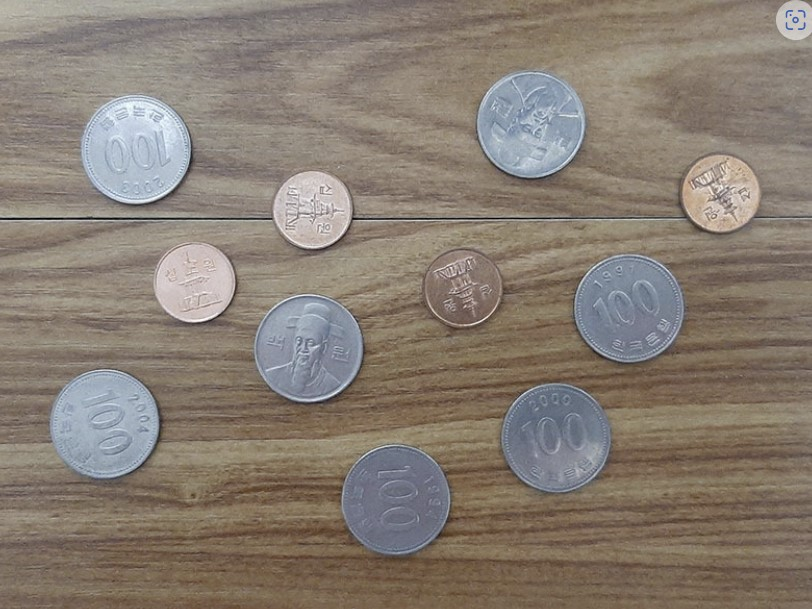
#> input picture coin3.jpg, 812 x 609 px
$ python bohee.py
#> lines starting #> are read from the running program, lines starting #| are printed output that depends on the picture; after the words box and inside, x2 and y2 are one past the last pixel; in counts of white or black regions, pixels touching at a corner belong together
import cv2
import numpy as np

# Image Read
src = cv2.imread('coin3.jpg')
#> src is the input picture: shape (609, 812, 3); mean B, G, R 114.4, 125, 135.6

# Convert Image to Gray
gray = cv2.cvtColor(src, cv2.COLOR_BGR2GRAY)
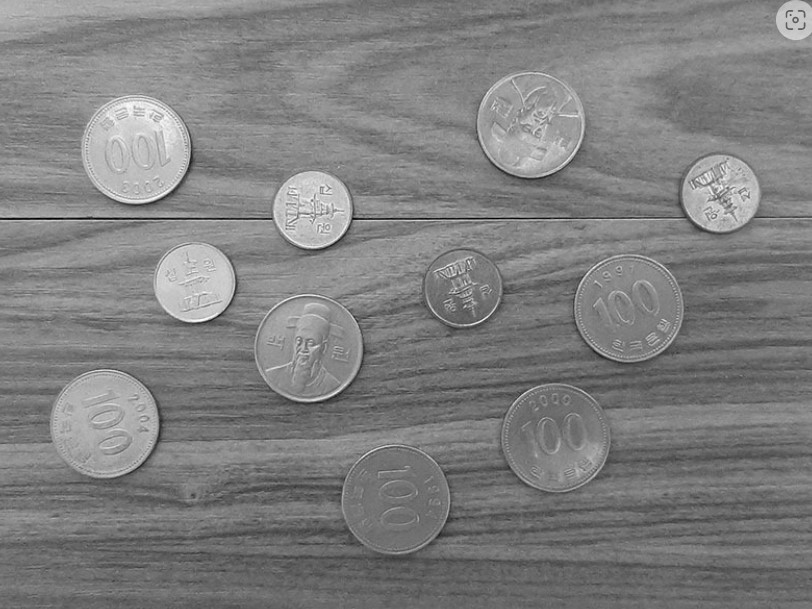
#> gray: shape (609, 812); min 1, max 254, mean 127

#Apply Gaussian filter
blr = cv2.GaussianBlur(gray, (0, 0), 1)

# Circle detection
circles = cv2.HoughCircles(blr, cv2.HOUGH_GRADIENT, 1, 30, param1=130, param2=40, minRadius=15, maxRadius=100)
#> circles = [[104.5, 422.5, 54.5], [134.5, 148.5, 53.9], [530.5, 124.5, 52.7], [394.5, 498.5, 55.4], [628.5, 309.5, 53.5], [556.5, 437.5, 54.1], [193.5, 281.5, 40.3], [308.5, 346.5, 54.3], [312.5, 208.5, 39.3], [461.5, 286.5, 40.2], [719.5, 193.5, 38.6]]

sum_of_money = 0
dst = src.copy()

coin_1=0
coin_2=0
coin_3=0
coin_4=0


# Output Results
if circles is not None:
    for i in range(circles.shape[1]):
        cx, cy, radius = circles[0][i]
        cv2.circle(dst, (int(cx), int(cy)), int(radius), (0, 0, 255), 2, cv2.LINE_AA)

        # 동전 영역 부분 영상 추출
        x1 = int(cx - radius)
        y1 = int(cy - radius)
        x2 = int(cx + radius)
        y2 = int(cy + radius)
        radius = int(radius)

        crop = dst[y1:y2, x1:x2, :]
        ch, cw = crop.shape[:2]

        # 동전 영역에 대한 ROI 마스크 영상 생성
        mask = np.zeros((ch, cw), np.uint8)
        cv2.circle(mask, (cw//2, ch//2), radius, 255, -1)

        # 동전 영역 Hue 색 성분을 +40 시프트하고, Hue 평균을 계산
        hsv = cv2.cvtColor(crop, cv2.COLOR_BGR2HSV)
        hue, _, _ = cv2.split(hsv)
        hue_shift = (hue + 40) % 180
        mean_of_hue = cv2.mean(hue_shift, mask)[0]

        # Hue 평균이 90보다 작으면 10원, 90보다 크면 100원으로 간주.
        won = 0
        if mean_of_hue < 80 and mean_of_hue > 70  :
            won = 50
        elif mean_of_hue > 80 and mean_of_hue < 170:
            won = 100
        elif mean_of_hue >= 170:
            won = 500
        elif mean_of_hue <= 70:
            won = 10


        sum_of_money += won

        cv2.putText(crop, str(won), (20, 50), cv2.FONT_HERSHEY_SIMPLEX, 0.75, (255, 0, 0), 2, cv2.LINE_AA)
#> this loop made 11 passes
#> (cx, cy, radius, x1, y1, x2, y2, mean_of_hue) on passes 1 to 11: (104.5, 422.5, 54, 50, 368, 159, 477, 137.3), (134.5, 148.5, 53, 80, 94, 188, 202, 137.2), (530.5, 124.5, 52, 477, 71, 583, 177, 136.7), (394.5, 498.5, 55, 339, 443, 449, 553, 145.3), (628.5, 309.5, 53, 575, 256, 682, 363, 140.2), (556.5, 437.5, 54, 502, 383, 610, 491, 141.6), (193.5, 281.5, 40, 153, 241, 233, 321, 43.49), (308.5, 346.5, 54, 254, 292, 362, 400, 141.1), (312.5, 208.5, 39, 273, 169, 351, 247, 43.89), (461.5, 286.5, 40, 421, 246, 501, 326, 48.38), (719.5, 193.5, 38, 680, 154, 758, 232, 51.87)
#> pass 1, `hue_shift = (hue + 40) % 180`:
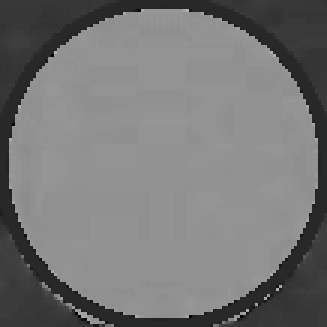
#> hue_shift: shape (109, 109) (shown 3 times larger); min 0, max 179, mean 118.1
#> after the loop:
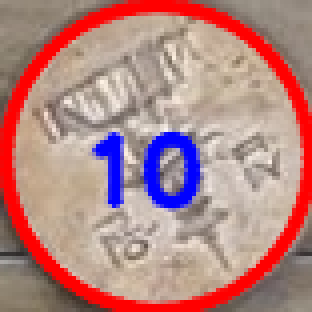
#> crop: shape (78, 78, 3) (shown 4 times larger); mean B, G, R 131, 132.8, 179.8
#> after the loop:
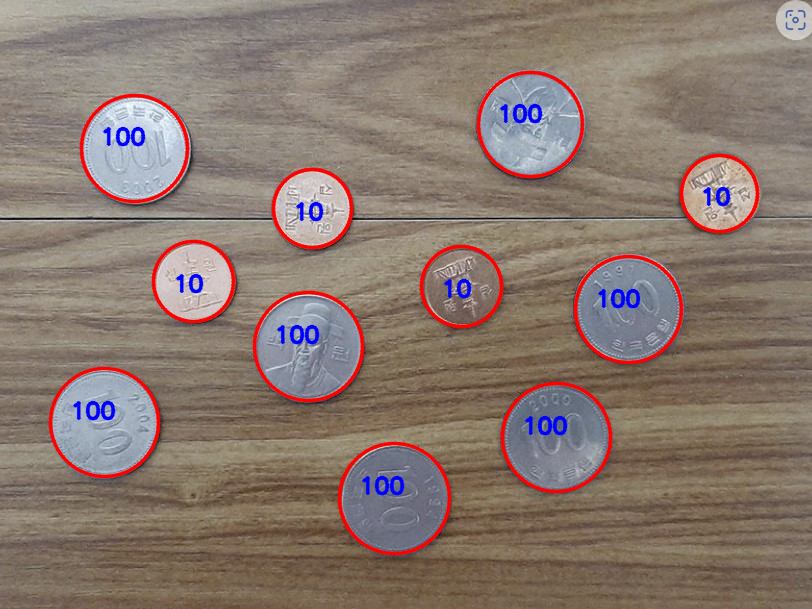
#> dst: shape (609, 812, 3); 4.45% of pixels changed, all inside (x1, y1, x2, y2) = (48, 70, 760, 556)
#> after the loop: hsv: shape (78, 78, 3); mean H, S, V 11.7, 72, 186.6
#> after the loop:
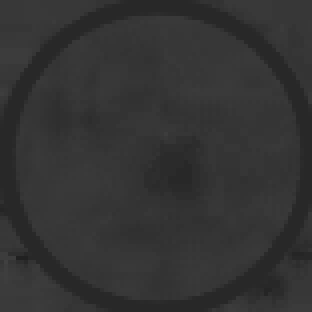
#> hue_shift: shape (78, 78) (shown 4 times larger); min 33, max 64, mean 51.4
#> after the loop:
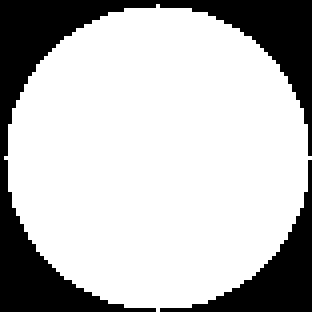
#> mask: shape (78, 78) (shown 4 times larger); 74.2% white; 2 black regions, box (x1, y1, x2, y2) and area: (0, 0, 78, 78) 1217, (40, 40, 78, 78) 354
#> after the loop, sum_of_money = 740

cv2.putText(dst, str(sum_of_money) + ' won', (20, 60), cv2.FONT_HERSHEY_DUPLEX, 2, (255, 0, 0), 2, cv2.LINE_AA)
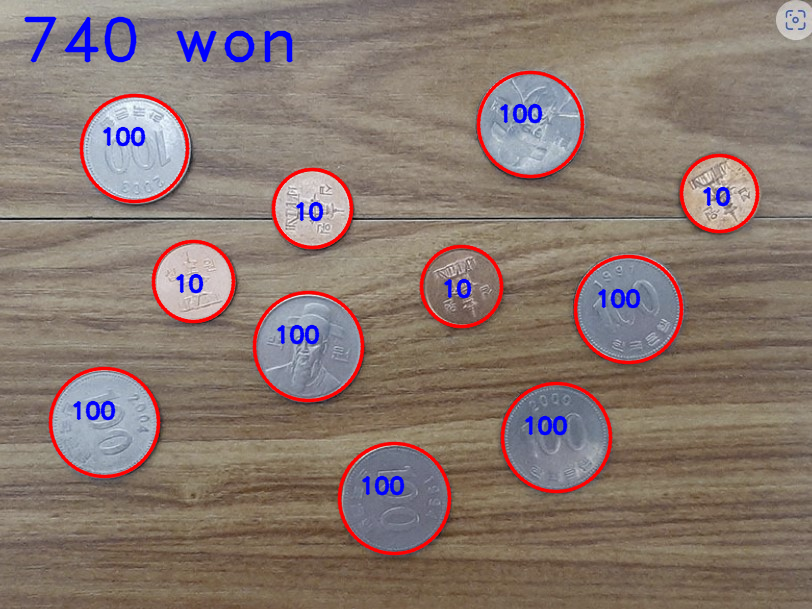
#> dst: shape (609, 812, 3); 0.73% of pixels changed, all inside (x1, y1, x2, y2) = (24, 16, 293, 63)

cv2.imshow('src', src)
cv2.imshow('dst', dst)
cv2.waitKey()
#> (the run stopped early here; a loop or call above may not have finished)
